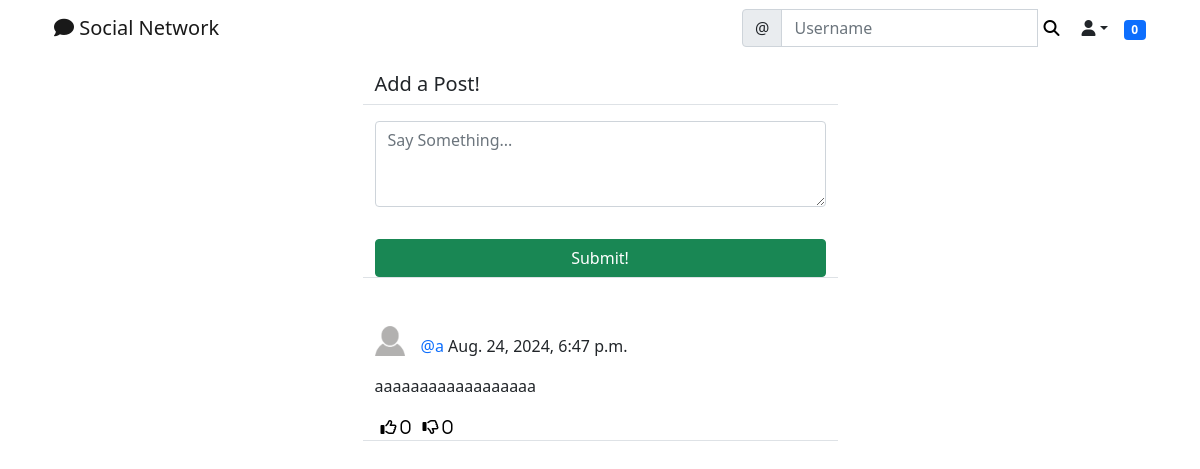
The page /social/ (signed in) on the database as committed earlier.
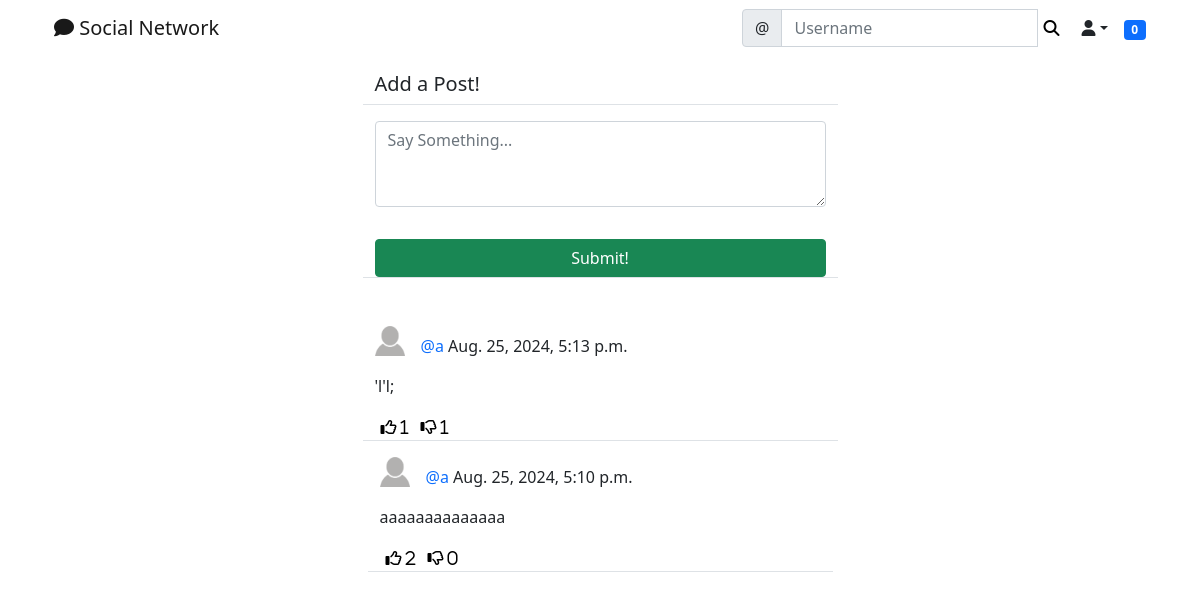
The same page on the database as committed later.
### social/models.py (models this page shows)
class Post(models.Model):
    body = models.TextField()
    created_on = models.DateTimeField(default=timezone.now)
    author = models.ForeignKey(User, on_delete=models.CASCADE)
    likes = models.ManyToManyField(User, blank=True, related_name='likes')
    dislikes = models.ManyToManyField(User, blank=True, related_name='dislikes')

class UserProfile(models.Model):
    user = models.OneToOneField(User, primary_key=True, verbose_name='user', related_name='profile', on_delete=models.CASCADE)
    name = models.CharField(max_length=30, blank=True, null=True)
    bio = models.TextField(max_length=500, blank=True, null=True)
    birth_date=models.DateField(null=True, blank=True)
    location = models.CharField(max_length=100, blank=True, null=True)
    picture = models.ImageField(upload_to='uploads/profile_pictures', default='uploads/profile_pictures/default.png', blank=True)
    followers = models.ManyToManyField(User, blank=True, related_name='followers')

### social/views.py (the view, shortened to what this page needs)
# urls.py: path('', PostListView.as_view(), name='post-list'),
class PostListView(LoginRequiredMixin, View):
    def get(self, request, *args, **kwargs):
        logged_in_user = request.user
        posts = Post.objects.filter(
            author__profile__followers__in=[logged_in_user.id]
        ).order_by('-created_on')  # ترتيب المنشورات من الأحدث إلى الأقدم
        form = PostForm()
        context = {
            'post_list': posts,  # قائمة المنشورات التي سيتم عرضها
            'form': form,        # نموذج لإضافة منشورات جديدة
        }
        return render(request, 'social/post_list.html', context)

### social/forms.py
class PostForm(forms.ModelForm):
    body = forms.CharField(
        label='',
        widget=forms.Textarea(
            attrs={'rows': '3',
                   'placeholder': 'Say Something...'}
        ))
    class Meta:
        model = Post
        fields = ['body']

### landing/templatetags/custom_tags.py (called while the page is built)
@register.inclusion_tag('social/show_notifications.html', takes_context=True)
def show_notifications(context):
    request_user = context['request'].user
    notifications = Notification.objects.filter(to_user=request_user).exclude(user_has_seen=True).order_by('-date')
    return {'notifications': notifications}

### social/templates/social/post_list.html (shortened to what this page needs)
{% extends 'landing/base.html' %}
{% load crispy_forms_tags %}
{% block content %}
<div class="container">
    <div class="row justify-content-center mt-3">
        <div class="col-md-5 col-sm-12 border-bottom">
            <h5>Add a Post!</h5>
        </div>
    </div>
    <div class="row justify-content-center mt-3 mb-5">
        <div class="col-md-5 col-sm-12 border-bottom">
            <form method="POST">
                {{ form | crispy }}
                <div class="d-grid gap-2">
                    <button class="btn btn-success mt-3">Submit!</button>
                </div>
            </form>
        </div>
    </div>
    {% for post in post_list %}
    <div class="row justify-content-center mt-3">
        <div class="col-md-5 col-sm-12 border-bottom position-relative">
            <div>
                <a href="{% url 'profile' post.author.profile.pk %}">
                    <img class="round-circle post-img" height="30" width="30"
                        src="{{ post.author.profile.picture.url }}" />
                </a>
                <p class="post-text">
                    <a class="text-primary post-link"
                        href="{% url 'profile' post.author.profile.pk %}">@{{post.author}}</a> {{ post.created_on }}
                </p>
            </div>
            <div class="position-relative">
                <p>{{ post.body }}</p>
            </div>
            <div class="d-flex flex-row">
                <form method="POST" action="{% url 'like' post.pk %}">
                    <button class="remove-default-btn" type="submit">
                        <i class="far fa-thumbs-up"> <span>{{ post.likes.all.count }}</span></i>
                    </button>
                </form>
                <form method="POST" action="{% url 'dislike' post.pk %}">
                    <button class="remove-default-btn" type="submit">
                        <i class="far fa-thumbs-down"> <span>{{ post.dislikes.all.count }}</span></i>
                    </button>
                </form>
            </div>
        </div>
        {% endfor %}
    </div>
    {% endblock content %}

Rows that differ between the two databases and show on the page:
removed Post: author.profile.picture (placeholder picture), author "a", created_on "Aug. 24, 2024, 6:47 p.m.", body "aaaaaaaaaaaaaaaaaa", likes.all.count "0", dislikes.all.count "0"
added Post: author.profile.picture (placeholder picture), author "a", created_on "Aug. 25, 2024, 5:13 p.m.", body "'l'l;", likes.all.count "1", dislikes.all.count "1"
added Post: author.profile.picture (placeholder picture), author "a", created_on "Aug. 25, 2024, 5:10 p.m.", body "aaaaaaaaaaaaaa", likes.all.count "2", dislikes.all.count "0"
